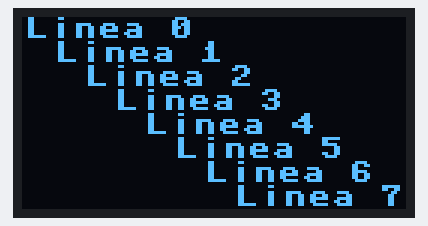
The program below on a simulated Raspberry Pi Pico running MicroPython. Parts: 128×64 one-colour display. What the program prints to the serial console is not drawn. At 24.0 s the program stops and its outputs stay as they are.

Above: at 0.14 s.
At 3.13 s:
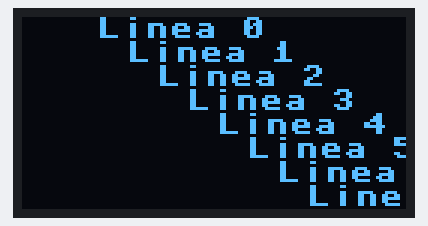
At 6.12 s:
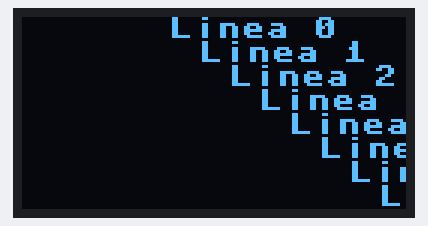
At 12.1 s:
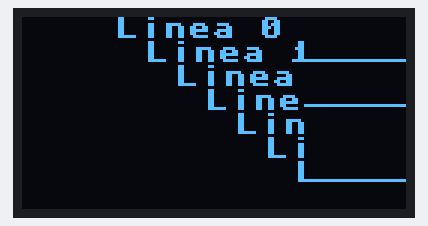
At 17.98 s:
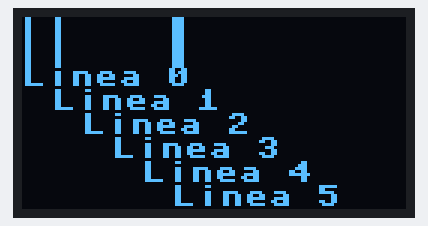
At 24.0 s:
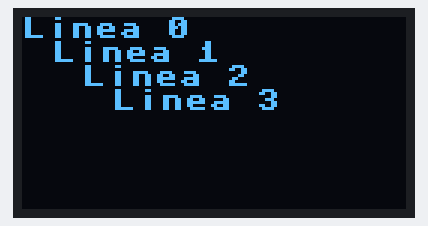

The program:

BMMR_bhwt_ssd1306_all_lines_scroll_1_0.py
```python
# Hardware platform: Pico W & Pico
# Author : JC Santamaria
# Date : 2023 - 4 - 21
# Goal : Basic HW test display I2C oled ssd1306 ONLY text
# Learning Target :
# Ref: Electrocredible.com, Language: MicroPython

from machine import Pin, I2C
from ssd1306 import SSD1306_I2C
import utime

# Informative block - start
p_ucontroler = "Pico W & Pico _"
p_keyOhw = "SSD1306 I2c1 SDA pin6, SCL pin7, VCC3.3volt"
p_project = "BHWT text only + scroll - ssd1306 Pico_&W i2c 1 - default pins"
p_version = "1.0"
print(f"Microcontroler: {p_ucontroler} - Key other HW : {p_keyOhw}")
print(f"Program: {p_project} - Version: {p_version}")
# Informative block - end

# 0.0 - Constates y varaibles globales
WIDTH =128
HEIGHT= 64

# 0.1 Objeto I2C y LCD
# Mejor usa las configuraciones por defecto
# i2c = I2C(0, scl=Pin(5), sda=Pin(4), freq=400_000)
i2c = I2C(1, scl=Pin(7), sda=Pin(6), freq=400_000)

print("I2C Address      : "+hex(i2c.scan()[0]).upper()) # Display device address
print("I2C Configuration: "+str(i2c))                   # Display I2C config
oled = SSD1306_I2C(WIDTH,HEIGHT,i2c) # constructor - I2C direccion 3C por defecto

# 1- Programa Principal
oled.fill(0) # clear screen

# 2- los chr son 8x8 es decir puedo pensar en lineas de 8 pixeles en vertical
for l in range (0,8):
    oled.text('Linea ' + str(l), l * 10, l * 8, 1)

oled.show()

# 3- Scroll horizontal derecha y luego a izquierda
for _ in range(0, WIDTH//2):
    oled.scroll(1,0)
    oled.show()
    utime.sleep(0.1)

for _ in range(0, WIDTH//2):
    oled.scroll(-1,0)
    oled.show()
    utime.sleep(0.1)

# 4 redibuja la pantall
oled.fill(0) # clear screen
for l in range (0,8):
    oled.text('Linea ' + str(l), l * 10, l * 8, 1)
oled.show()

# 5- Scroll vertical arriba y abajo
for _ in range(0, HEIGHT//2):
    oled.scroll(0,1)
    oled.show()
    utime.sleep(0.1)

for _ in range(0, HEIGHT//2):
    oled.scroll(0,-1)
    oled.show()
    utime.sleep(0.1)
```
